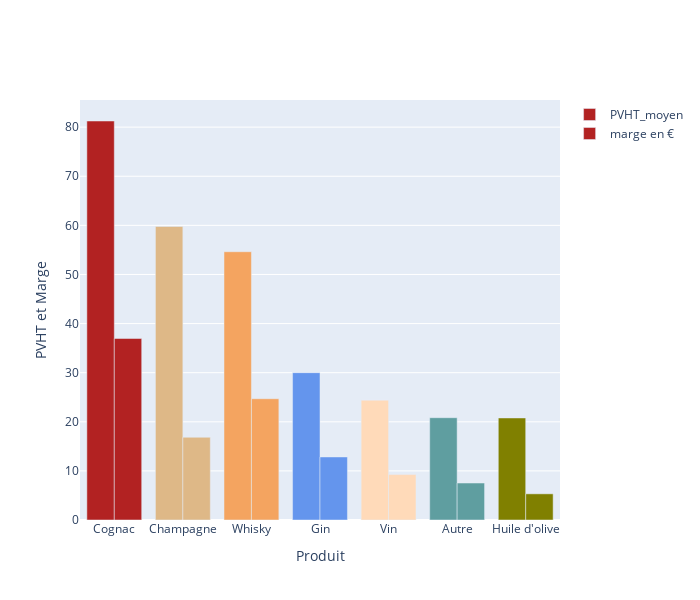

Notebook cell for this chart:
### Code cell
##graphe taux de marge avec go
fig7 = go.Figure()
                 
fig7.add_trace(go.Bar(
    x = new_merge["product_type"],
    y = new_merge["PVHT_moyen"],
    name= 'PVHT_moyen',
marker=dict(
        color= new_merge['product_repres_color'])
))
fig7.add_trace(go.Bar(
    x = new_merge["product_type"],
    y = new_merge["marge€"],
    name = 'marge en €',
marker=dict(
        color= new_merge['product_repres_color']    
)))
#fig6.update_xaxes()
fig7.update_layout(
        width=700,
        height=600,
        showlegend=True)
fig7.update_xaxes(title_text="Produit")
fig7.update_yaxes(title_text="PVHT et Marge")
#fig6.update_layout(
#yaxis = dict(
#tickfont = dict(size=9)))

### Figure 1 — Plotly figure (JSON) as saved in the notebook; plotly's stock layout.template omitted (floating-point values rounded to 4 significant figures)
{"data": [{"marker": {"color": ["firebrick", "burlywood", "sandybrown", "cornflowerblue", "peachpuff", "cadetblue", "olive"]}, "name": "PVHT_moyen", "type": "bar", "x": ["Cognac", "Champagne", "Whisky", "Gin", "Vin", "Autre", "Huile d'olive"], "y": [81.25, 59.78, 54.63, 30, 24.4, 20.83, 20.78]}, {"marker": {"color": ["firebrick", "burlywood", "sandybrown", "cornflowerblue", "peachpuff", "cadetblue", "olive"]}, "name": "marge en €", "type": "bar", "x": ["Cognac", "Champagne", "Whisky", "Gin", "Vin", "Autre", "Huile d'olive"], "y": [36.96, 16.85, 24.7, 12.84, 9.256, 7.53, 5.33]}], "layout": {"height": 600, "showlegend": true, "width": 700, "xaxis": {"title": {"text": "Produit"}}, "yaxis": {"title": {"text": "PVHT et Marge"}}}}
